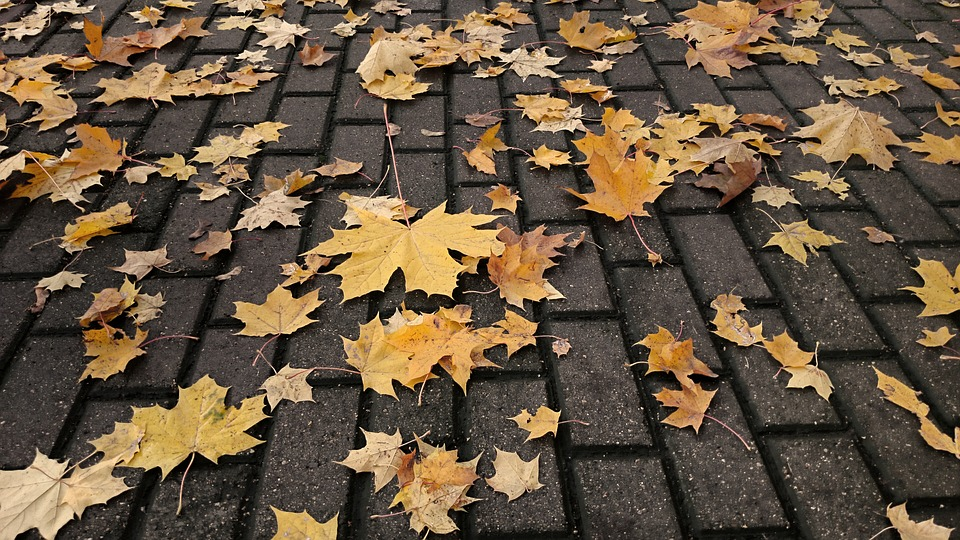
#> input picture OpenCV/autumn-2371256_960_720.jpg, 960 x 540 px
$ python 12.SavingContour.py
#> lines starting #> are read from the running program, lines starting #| are printed output that depends on the picture; after the words box and inside, x2 and y2 are one past the last pixel; in counts of white or black regions, pixels touching at a corner belong together
import cv2
image = cv2.imread("autumn-2371256_960_720.jpg")
#> image is the input picture: shape (540, 960, 3); mean B, G, R 64.9, 85.5, 102.5
gray=cv2.cvtColor(image,cv2.COLOR_BGR2GRAY)
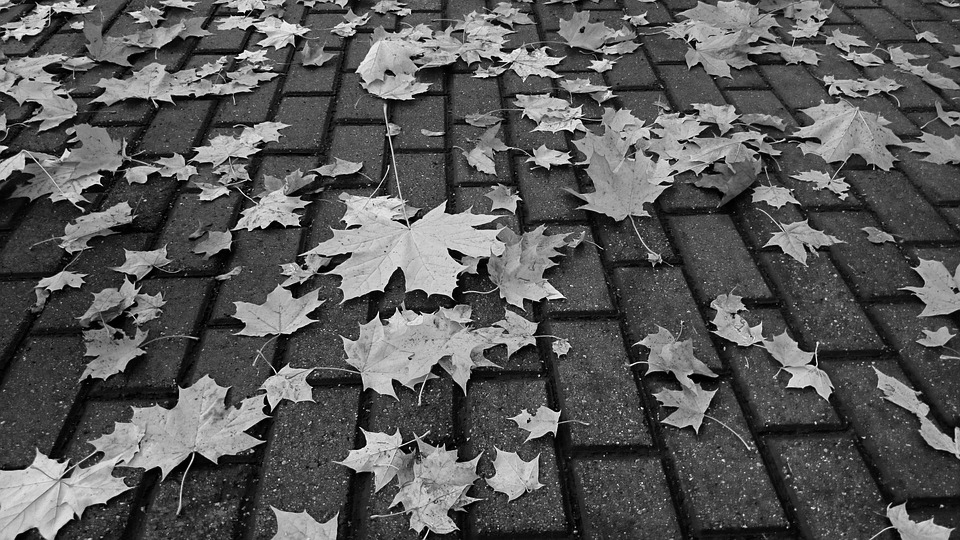
#> gray: shape (540, 960); min 0, max 253, mean 88.2
edged = cv2.Canny(image, 10, 250)
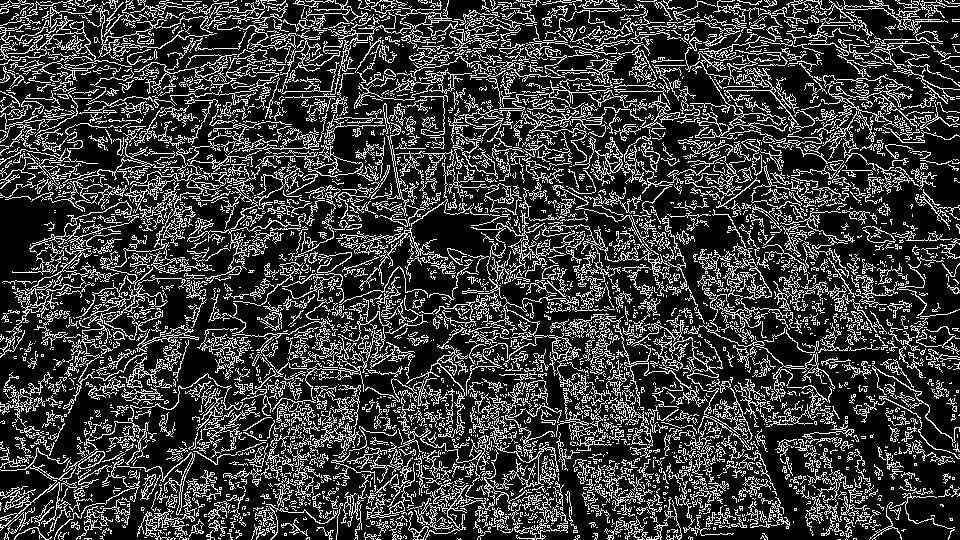
#> edged: shape (540, 960); 22.7% white in thin lines or dots
(cnts, _) = cv2.findContours(edged.copy(), cv2.RETR_EXTERNAL, cv2.CHAIN_APPROX_SIMPLE)
#> cnts = 3238 contours, 2811 with area under 20; largest, box (x1, y1, x2, y2) and area: (821, 74, 913, 132) 1302, (13, 200, 139, 325) 1156, (134, 54, 279, 110) 599, (593, 315, 708, 407) 538, (213, 21, 341, 77) 493
idx = 0
for c in cnts:
	x,y,w,h = cv2.boundingRect(c)
	if w>50 and h>50:
		idx+=1
		new_img=image[y:y+h,x:x+w]
		cv2.imwrite(str(idx) + '.png', new_img)
#> this loop made 3238 passes
#> (x, y, w, h) on passes 2, 4, 5, 6, 7, 8, 9, 11, 13, 14, 17, 18: (853, 538, 4, 2), (457, 538, 4, 2), (84, 538, 8, 2), (375, 537, 6, 3), (306, 537, 4, 3), (218, 537, 3, 3), (170, 537, 6, 3), (688, 536, 5, 4), (100, 536, 4, 4), (760, 535, 6, 5), (574, 535, 6, 5), (403, 535, 4, 4)
#> (c, x, y, w, h) on passes 1, 3, 10, 12, 15, 16: ([[838, 539], [840, 539]], 838, 539, 3, 1), ([[846, 538], [845, 539], [846, 538], [847, 539]], 845, 538, 3, 2), ([[144, 537], [146, 537]], 144, 537, 3, 1), ([[592, 536], [593, 536]], 592, 536, 2, 1), ([[620, 535], [620, 536]], 620, 535, 1, 2), ([[618, 535], [618, 536]], 618, 535, 1, 2)
#> after the loop, idx = 40
cv2.imshow("im",image)
cv2.waitKey(0)

$ run again, with OpenCV/red_panda.jpg copied over OpenCV/autumn-2371256_960_720.jpg
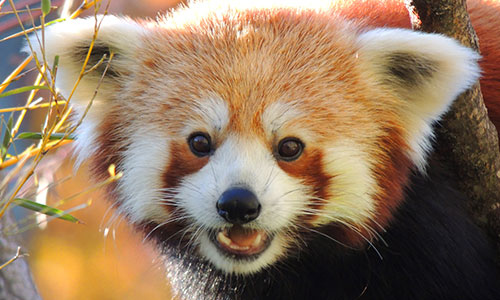
#> input picture OpenCV/red_panda.jpg, 500 x 300 px
#> image is the input picture: shape (300, 500, 3); mean B, G, R 96.8, 121.6, 146.7
#> `gray=cv2.cvtColor(image,cv2.COLOR_BGR2GRAY)`:
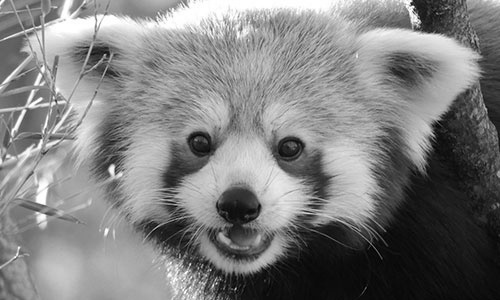
#> gray: shape (300, 500); min 0, max 255, mean 126.3
#> `edged = cv2.Canny(image, 10, 250)`:
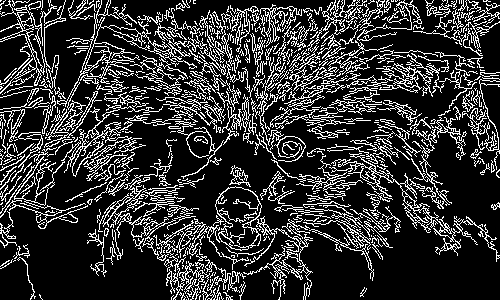
#> edged: shape (300, 500); 20.1% white in thin lines or dots
#> cnts = 567 contours, 475 with area under 20; largest, box (x1, y1, x2, y2) and area: (329, 153, 500, 262) 1204, (0, 0, 66, 94) 882, (0, 107, 120, 229) 772, (44, 0, 207, 148) 606, (102, 175, 178, 261) 506
#> the loop `for c in cnts:` made 567 passes
#> (x, y, w, h) on passes 1, 3, 4, 6, 7, 8, 9, 10: (186, 299, 1, 1), (199, 295, 2, 5), (186, 295, 3, 5), (39, 294, 4, 6), (223, 292, 10, 8), (179, 292, 7, 8), (187, 291, 5, 6), (232, 290, 1, 1)
#> after the loop `for c in cnts:`: idx = 7

$ run again, with OpenCV/road.jpg copied over OpenCV/autumn-2371256_960_720.jpg
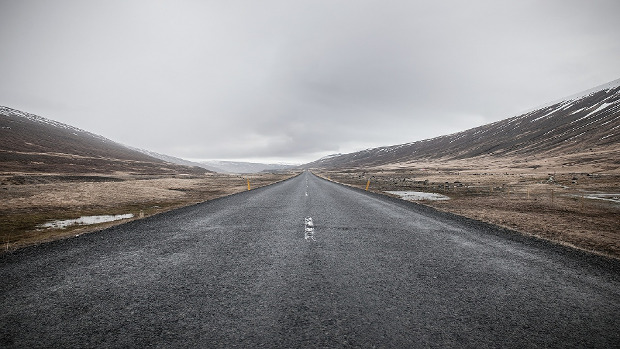
#> input picture OpenCV/road.jpg, 620 x 349 px
#> image is the input picture: shape (349, 620, 3); mean B, G, R 136.2, 134.8, 136.1
#> `edged = cv2.Canny(image, 10, 250)`:
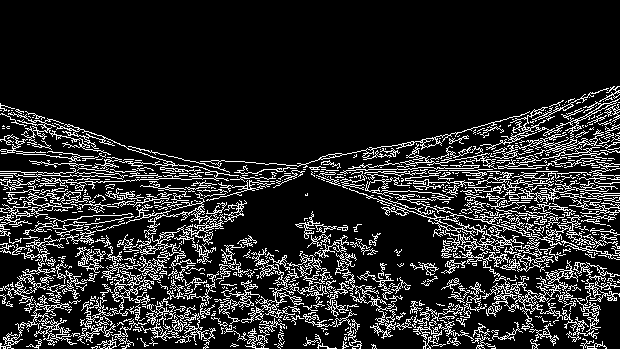
#> edged: shape (349, 620); 15.1% white in thin lines or dots, all inside (x1, y1, x2, y2) = (0, 86, 620, 349)
#> cnts = 639 contours, 529 with area under 20; largest, box (x1, y1, x2, y2) and area: (349, 188, 524, 277) 954, (482, 260, 578, 331) 886, (126, 192, 247, 245) 410, (0, 300, 77, 349) 357, (128, 111, 530, 173) 304
#> the loop `for c in cnts:` made 639 passes
#> (x, y, w, h) on passes 1, 2, 3, 7, 9, 10, 11, 12: (91, 346, 7, 3), (431, 344, 15, 3), (371, 344, 6, 5), (230, 343, 9, 4), (342, 341, 7, 8), (530, 339, 10, 10), (26, 339, 16, 10), (580, 338, 27, 11)
#> after the loop `for c in cnts:`: idx = 9
